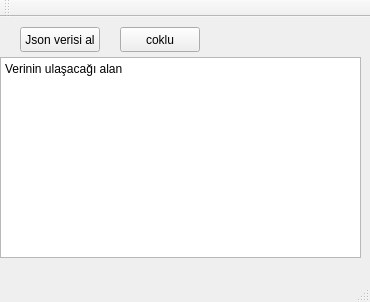
<?xml version="1.0" encoding="UTF-8"?>
<ui version="4.0">
 <class>MainWindow</class>
 <widget class="QMainWindow" name="MainWindow">
  <property name="geometry">
   <rect>
    <x>0</x>
    <y>0</y>
    <width>370</width>
    <height>302</height>
   </rect>
  </property>
  <property name="windowTitle">
   <string>MainWindow</string>
  </property>
  <widget class="QWidget" name="centralWidget">
   <widget class="QTextBrowser" name="textBrowser">
    <property name="geometry">
     <rect>
      <x>0</x>
      <y>40</y>
      <width>361</width>
      <height>201</height>
     </rect>
    </property>
    <property name="html">
     <string>&lt;!DOCTYPE HTML PUBLIC &quot;-//W3C//DTD HTML 4.0//EN&quot; &quot;http://www.w3.org/TR/REC-html40/strict.dtd&quot;&gt;
&lt;html&gt;&lt;head&gt;&lt;meta name=&quot;qrichtext&quot; content=&quot;1&quot; /&gt;&lt;style type=&quot;text/css&quot;&gt;
p, li { white-space: pre-wrap; }
&lt;/style&gt;&lt;/head&gt;&lt;body style=&quot; font-family:'Noto Sans'; font-size:9pt; font-weight:400; font-style:normal;&quot;&gt;
&lt;p style=&quot; margin-top:0px; margin-bottom:0px; margin-left:0px; margin-right:0px; -qt-block-indent:0; text-indent:0px;&quot;&gt;Verinin ulaşacağı alan&lt;/p&gt;&lt;/body&gt;&lt;/html&gt;</string>
    </property>
   </widget>
   <widget class="QPushButton" name="pushButton">
    <property name="geometry">
     <rect>
      <x>20</x>
      <y>10</y>
      <width>80</width>
      <height>25</height>
     </rect>
    </property>
    <property name="text">
     <string>Json verisi al</string>
    </property>
   </widget>
   <widget class="QPushButton" name="cokluistek">
    <property name="geometry">
     <rect>
      <x>120</x>
      <y>10</y>
      <width>80</width>
      <height>25</height>
     </rect>
    </property>
    <property name="text">
     <string>coklu</string>
    </property>
   </widget>
  </widget>
  <widget class="QMenuBar" name="menuBar">
   <property name="geometry">
    <rect>
     <x>0</x>
     <y>0</y>
     <width>370</width>
     <height>22</height>
    </rect>
   </property>
  </widget>
  <widget class="QToolBar" name="mainToolBar">
   <attribute name="toolBarArea">
    <enum>TopToolBarArea</enum>
   </attribute>
   <attribute name="toolBarBreak">
    <bool>false</bool>
   </attribute>
  </widget>
  <widget class="QStatusBar" name="statusBar"/>
 </widget>
 <layoutdefault spacing="6" margin="11"/>
 <resources/>
 <connections/>
</ui>
